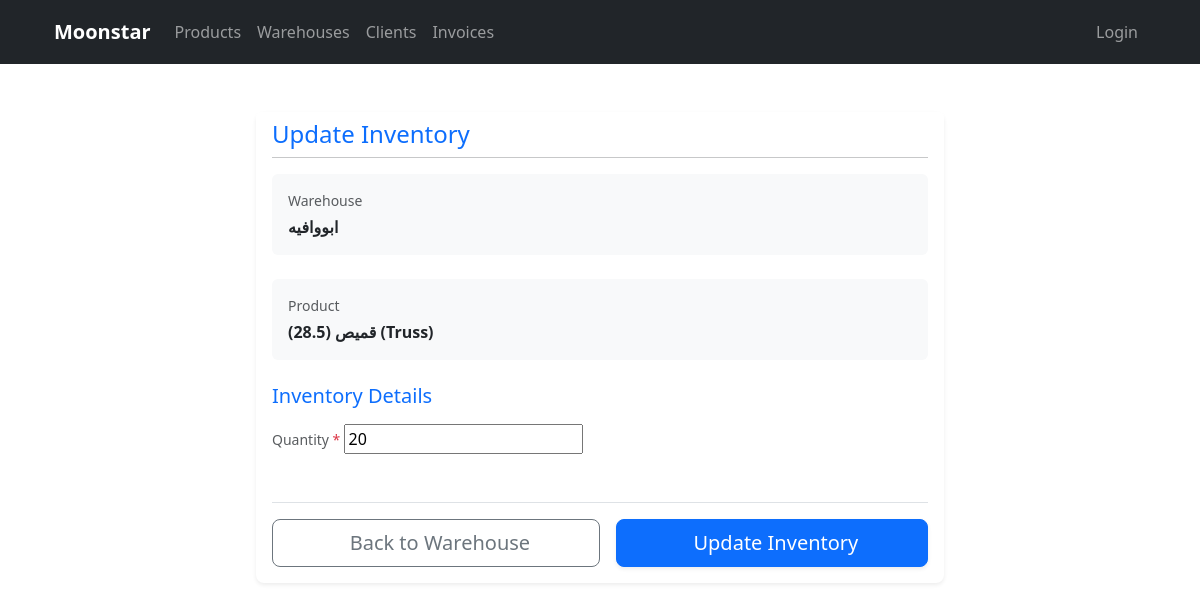
The app's page /manager/warehouse-product/7/edit/ with its own data.
### manager/models.py (models this page shows, shortened)
class WarehouseProduct(models.Model):
    warehouse = models.ForeignKey(
        Warehouse,
        related_name='warehouse_products',
        on_delete=models.CASCADE
    )
    product = models.ForeignKey(
        Product,
        related_name='warehouse_products',
        on_delete=models.CASCADE
    )
    quantity = models.PositiveIntegerField(default=0)
    class Meta:
        unique_together = ('warehouse', 'product')
        verbose_name = 'Warehouse Inventory'
        verbose_name_plural = 'Warehouse Inventory'

class Warehouse(models.Model):
    name = models.CharField(max_length=255)
    address = models.TextField()
    created_at = models.DateTimeField(auto_now_add=True)
    updated_at = models.DateTimeField(auto_now=True)
    def __str__(self):
        return self.name

class Product(models.Model):
    class Category(models.TextChoices):
        MOVING_HEAD = 'Moving Head', 'Moving Head'
        LED_PAR = 'Led Par', 'Led Par'
        SMOKE = 'Smoke', 'Smoke'
        CONTROLS = 'Controlls', 'Controlls'
        LASER_BEAM = 'Laser Beam', 'Laser Beam'
        LAMPS = 'Lamps', 'Lamps'
        TRUSS = 'Truss', 'Truss'
        LED_SCREENS = 'Led Screens', 'Led Screens'
        ACCESSORIES = 'Accessories', 'Accessories'
        OTHER = 'Other', 'Other'
    name = models.CharField(max_length=255)
    category = models.CharField(
        max_length=20,
        choices=Category.choices,
        default=Category.OTHER,
        verbose_name="Product Category"
    )
    price = models.DecimalField(
        max_digits=10,
        decimal_places=2,
        validators=[MinValueValidator(0)]
    )
    details = models.TextField(blank=True, null=True)
    main_image = models.ImageField(upload_to='products/main_images/')
    video = models.FileField(upload_to='products/videos/', blank=True, null=True)
    created_at = models.DateTimeField(auto_now_add=True)
    updated_at = models.DateTimeField(auto_now=True)
    def __str__(self):
        return f"{self.name} ({self.get_category_display()})"

### manager/views.py (the view, shortened to what this page needs)
# urls.py: path('warehouse-product/<int:pk>/edit/', WarehouseProductUpdateView.as_view(), name='warehouseproduct_update'),
class WarehouseProductUpdateView(UpdateView):
    model = WarehouseProduct
    form_class = WarehouseProductFormUpdate
    template_name = 'manager/warehouseproduct/update.html'

### manager/forms.py
class WarehouseProductFormUpdate(forms.ModelForm):
    class Meta:
        model = WarehouseProduct
        fields = ['quantity']  # Make sure product is included

### templates/manager/warehouseproduct/update.html (shortened to what this page needs)
{% extends 'base.html' %}
{% load static %}
{% block content %}
<div class="container py-3 py-md-4">
    <div class="row">
        <div class="col-12 col-md-10 col-lg-8 mx-auto">
            <div class="card shadow-sm border-0">
                <div class="card-header bg-white border-bottom-0 pb-0">
                    <div class="d-flex justify-content-between align-items-center">
                        <h1 class="h4 mb-0 text-primary">Update Inventory</h1>
                    </div>
                    <hr class="mt-2 mb-3">
                </div>
                <div class="card-body pt-0">
                    <form method="post" class="needs-validation" novalidate>
                        <div class="mb-4">
                            <div class="d-flex align-items-center bg-light p-3 rounded">
                                <div class="flex-grow-1">
                                    <p class="small text-muted mb-1">Warehouse</p>
                                    <p class="mb-0 fw-bold">{{ object.warehouse }}</p>
                                </div>
                            </div>
                        </div>
                        <div class="mb-4">
                            <div class="d-flex align-items-center bg-light p-3 rounded">
                                <div class="flex-grow-1">
                                    <p class="small text-muted mb-1">Product</p>
                                    <p class="mb-0 fw-bold">{{ object.product }}</p>
                                </div>
                            </div>
                        </div>
                        <h2 class="h5 mb-3 text-primary">Inventory Details</h2>
                        {% for field in form %}
                        <div class="mb-3">
                            <label class="form-label small text-muted" for="{{ field.id_for_label }}">
                                {{ field.label }}
                                {% if field.field.required %}<span class="text-danger">*</span>{% endif %}
                            </label>
                            {{ field }}
                        </div>
                        {% endfor %}
                        <div class="d-flex flex-column flex-sm-row justify-content-between gap-3 mt-5 pt-3 border-top">
                            <a href="{{ object.warehouse.get_absolute_url }}" class="btn btn-outline-secondary btn-lg flex-grow-1 d-none d-md-block">
                                 Back to Warehouse
                            </a>
                            <button type="submit" class="btn btn-primary btn-lg flex-grow-1 shadow-sm">
                                 Update Inventory
                            </button>
                        </div>
                    </form>
                </div>
            </div>
        </div>
    </div>
</div>
{% endblock %}

### templates/base.html (style rules this page uses)
:root { --mobile-breakpoint: 768px; }
.container { padding-left: 1rem; padding-right: 1rem; }
@media (min-width: 768px) { .container { max-width: 1140px; padding-left: 1.5rem; padding-right: 1.5rem; } }

### templates/manager/warehouseproduct/update.html (style rules this page uses)
@media (min-width: 768px) { .card { border-radius: 0.5rem; } }
.form-label { margin-bottom: 0.25rem; }
.bg-light { background-color: #f8f9fa !important; }

### records on screen
WarehouseProduct: warehouse "ابووافيه", product "قميص (28.5) (Truss)", form "20"

### other values on screen
{{ field.label }} "Quantity"
